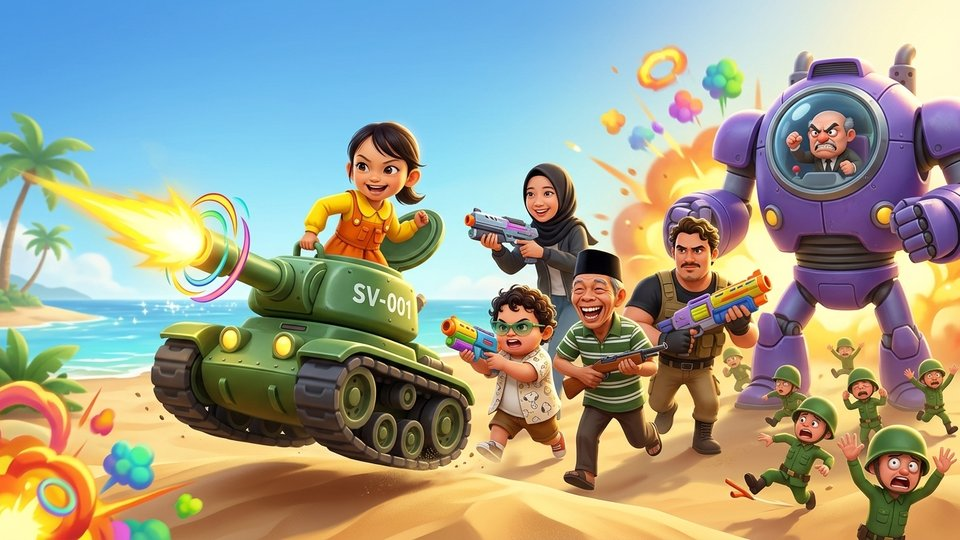
#> input picture portal/cover_game11.jpg, 960 x 540 px
$ python -i build_sprites.py   (imports and definitions only)
#> lines starting #> are read from the running program, lines starting #| are printed output that depends on the picture; after the words box and inside, x2 and y2 are one past the last pixel; in counts of white or black regions, pixels touching at a corner belong together
# Olah gambar Google Flow (assets/raw) -> atlas WebP transparan + assets/sprites/atlas.js
# Jalankan dari root repo (butuh Pillow + numpy; scipy opsional untuk mode 'auto'):
#   python3 -I games/falisha-slug-3d/tools/build_sprites.py            -> build
#   python3 -I games/falisha-slug-3d/tools/build_sprites.py --debug D  -> juga simpan lembar nomor frame ke folder D
#
# Sheet "grid" dipotong rata (cols x rows) sesuai prompt di docs/plans/11-falisha-slug-3d-sprite-prompts.md.
# Kalau Flow tidak menuruti grid, ganti mode sheet itu ke 'auto' (deteksi tiap pose sebagai komponen terhubung,
# butuh scipy) lalu petakan ulang nomor frame -> nama pose di SHEETS. Nilai 'f<n>' = frame n dicerminkan.
import sys, os, json
import numpy as np
from PIL import Image, ImageDraw, ImageOps
try:
    from scipy import ndimage
except ImportError:  # mode 'grid' tetap jalan tanpa scipy
    ndimage = None

ROOT = 'games/falisha-slug-3d'
RAW, OUT = f'{ROOT}/assets/raw', f'{ROOT}/assets/sprites'
MAX_H = 300  # tinggi frame terbesar di atlas (px)

HERO = dict(mode='grid', cols=4, rows=4, run=[0, 1, 2, 3], idle=4, jump=5, shoot=6, shootUp=7, crouch=8, hurt=9,
            throw=10, cheer=11, tied=12, inTank=13, special=14, portrait=15)
SHEETS = {
    **{f'hero_{i}': dict(HERO) for i in ['falisha', 'arsyad', 'nono', 'pupu', 'baymax']},
    'soldier': dict(mode='grid', cols=4, rows=2, idle=0, run=[1, 2], shoot=3, panic=[4, 5], surrender=6, portrait=7),
    'robot': dict(mode='grid', cols=4, rows=2, idle=0, walk=[1, 2], shoot=3, hit=4, broken=[5, 6], portrait=7),
    'items': dict(mode='grid', cols=4, rows=2, names=['H', 'R', 'bomb', 'food', 'special', 'armor', 'star', 'trophy']),
    'boss': dict(mode='grid', cols=2, rows=2, names=['yanto_idle', 'yanto_angry', 'yanto_cry', 'yanto_wave']),
}
BACKDROPS = ['bg_desert', 'bg_jungle', 'bg_city']
COVER_OUT = 'portal/cover_game11.jpg'


# [121 lines left out: functions find, key, blobs, cut_auto, cut_grid, trim and 3 more, not called in this run]


def crop_white(p, out, max_w=1024):
#> called with p = '../../../portal/cover_game11.jpg', out = 'out.png', max_w = 1024
    im = Image.open(p).convert('RGB'); a = np.asarray(im).astype(int)
#> in crop_white, im is the input picture: PIL image 960x540 RGB; mean R, G, B 157.6, 159.9, 142.5
    nonwhite = (a.min(axis=2) < 235)
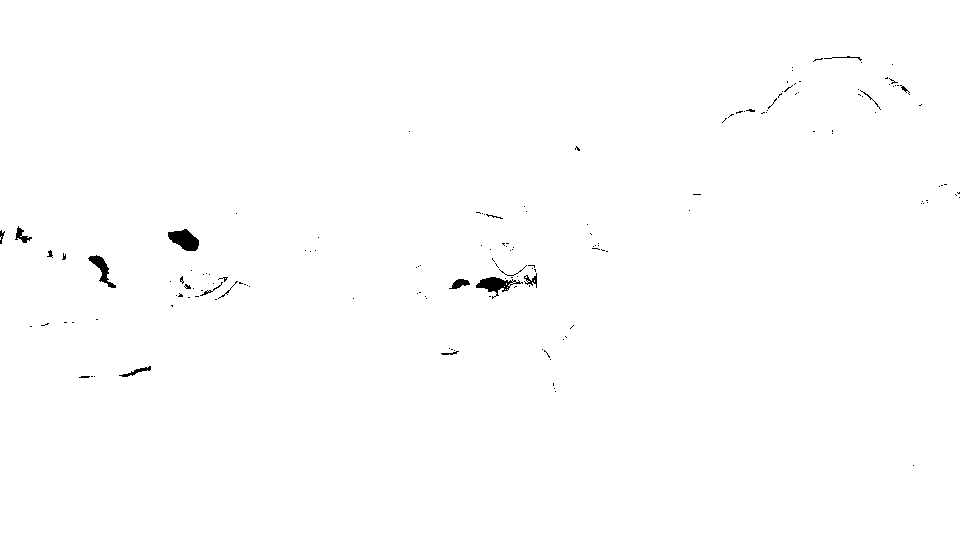
#> nonwhite: shape (540, 960) bool; 99.6% white; 157 black regions (139 under 20 px), largest, box (x1, y1, x2, y2) and area: (168, 229, 199, 251) 442, (476, 277, 523, 299) 394, (88, 255, 116, 288) 292
    ys, xs = np.where(nonwhite)
    im = im.crop((xs.min(), ys.min(), xs.max() + 1, ys.max() + 1))
    if im.width > max_w: im = im.resize((max_w, round(im.height * max_w / im.width)), Image.LANCZOS)
    im.save(out, quality=86); return im.size


# [28 lines left out: function main, not called in this run]


# [1 line not run here, left out]

>>> result = crop_white('../../../portal/cover_game11.jpg', 'out.png')
#> result = (960, 540)

$ run again, on portal/cover_game1.jpg
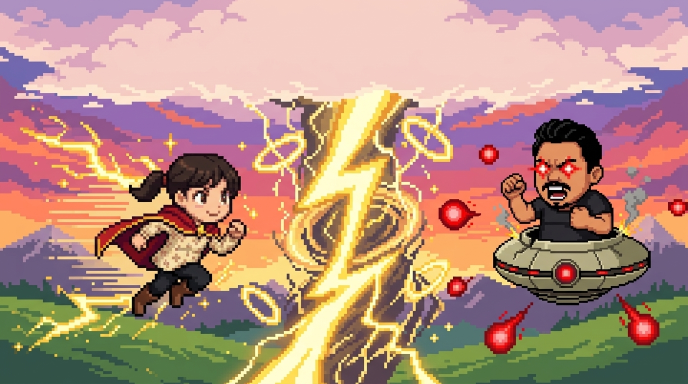
#> input picture portal/cover_game1.jpg, 1376 x 768 px (shown at 1/2 size)
#> in crop_white, im is the input picture: PIL image 1376x768 RGB; mean R, G, B 179.8, 143, 127.7
#> in crop_white, `nonwhite = (a.min(axis=2) < 235)`:
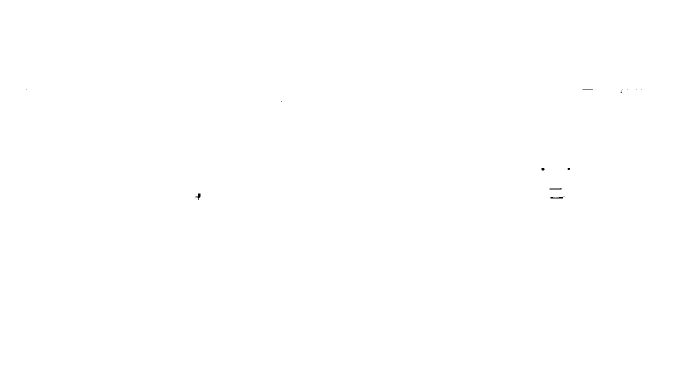
#> nonwhite: shape (768, 1376) bool (shown at 1/2 size); 100% white; 16 black regions (11 under 20 px), largest, box (x1, y1, x2, y2) and area: (1101, 394, 1126, 397) 62, (391, 387, 401, 400) 56, (1099, 376, 1123, 379) 50, (1083, 336, 1089, 341) 27, (1165, 179, 1186, 180) 21
#> in crop_white, `if im.width > max_w: im = im.resize((max_w, round(im.height * max_w / ..`:
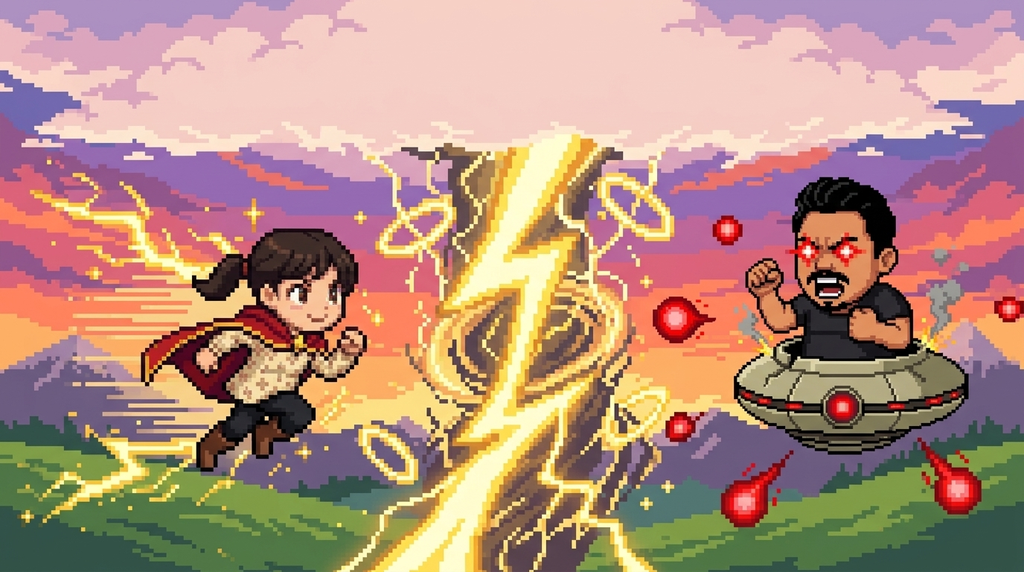
#> im: PIL image 1024x572 RGB; mean R, G, B 179.7, 143, 127.7

$ run again, on portal/cover_game10.jpg
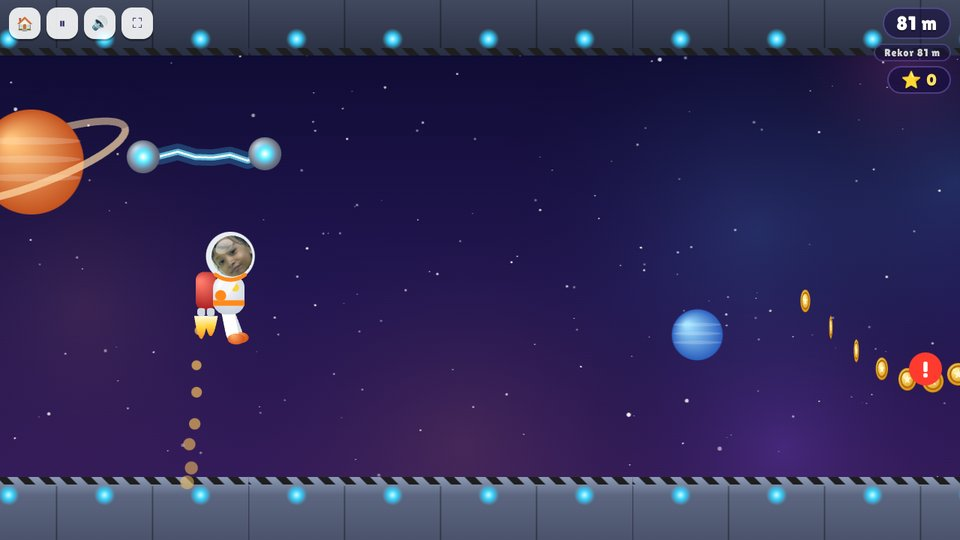
#> input picture portal/cover_game10.jpg, 960 x 540 px
#> in crop_white, im is the input picture: PIL image 960x540 RGB; mean R, G, B 52, 44.2, 87.5
#> in crop_white, `nonwhite = (a.min(axis=2) < 235)`:
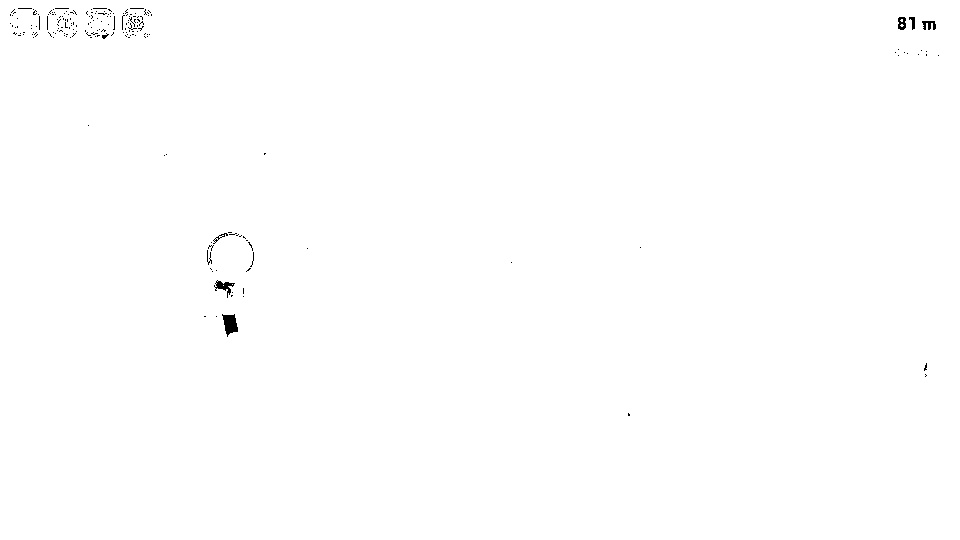
#> nonwhite: shape (540, 960) bool; 99.8% white; 198 black regions (190 under 20 px), largest, box (x1, y1, x2, y2) and area: (222, 314, 238, 337) 230, (214, 280, 235, 298) 136, (922, 21, 936, 30) 83

$ run again, on portal/cover_game2.jpg
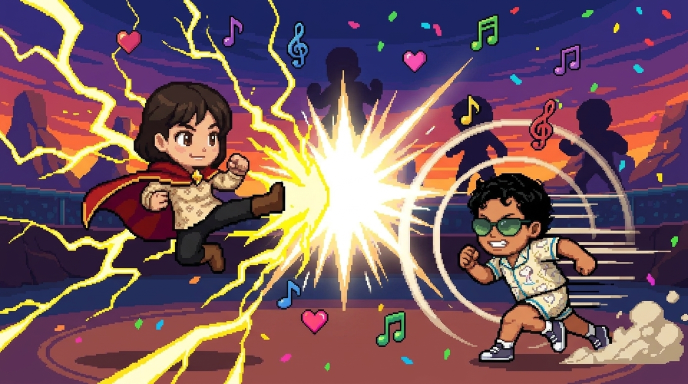
#> input picture portal/cover_game2.jpg, 1376 x 768 px (shown at 1/2 size)
#> in crop_white, im is the input picture: PIL image 1376x768 RGB; mean R, G, B 118.2, 88.1, 96.9
#> in crop_white, `nonwhite = (a.min(axis=2) < 235)`:
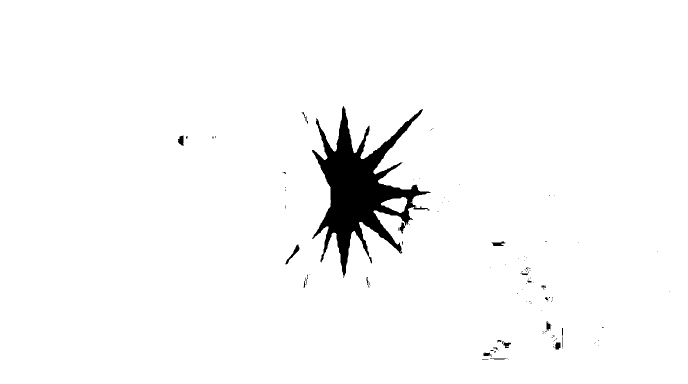
#> nonwhite: shape (768, 1376) bool (shown at 1/2 size); 97.2% white; 120 black regions (101 under 20 px), largest, box (x1, y1, x2, y2) and area: (624, 212, 861, 556) 27904, (571, 489, 599, 529) 238, (356, 271, 368, 291) 165
#> in crop_white, `if im.width > max_w: im = im.resize((max_w, round(im.height * max_w / ..`:
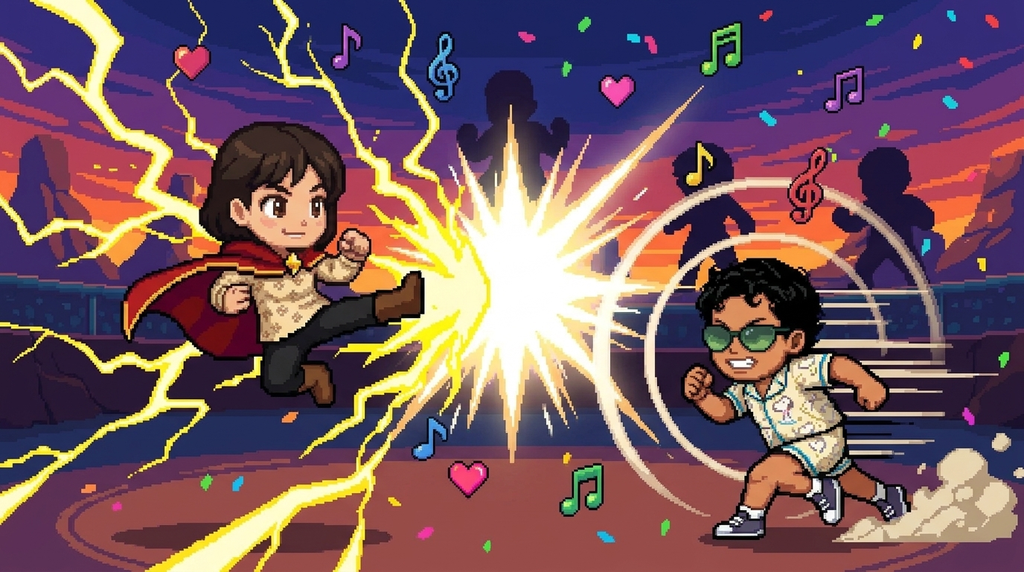
#> im: PIL image 1024x572 RGB; mean R, G, B 118.2, 88.1, 97
